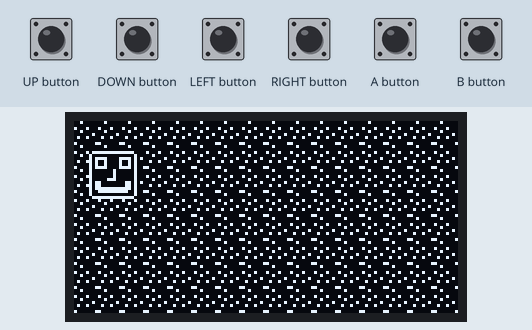
The sketch below on a simulated Arduboy, built with avr-gcc and run on an emulated ATmega32U4. Shown: 128×64 one-colour display. The test bench sets the inputs (shaded band).

Above: at 1.2 s.
1.3 s: DOWN button pressed for 1 s
At 2.4 s:
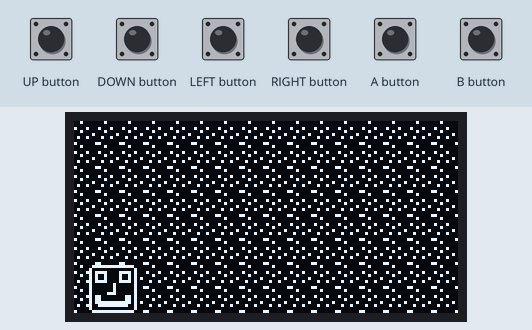
3.8 s: UP button pressed for 1 s
At 5.7 s:
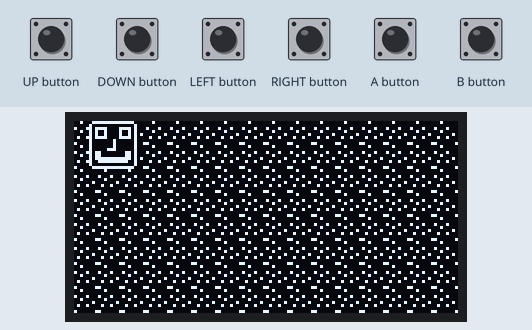
6.3 s: LEFT button pressed for 0.15 s
At 7.5 s:
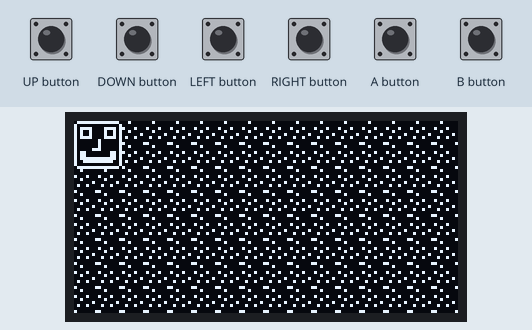
7.9 s: RIGHT button pressed for 0.15 s
At 8.4 s:
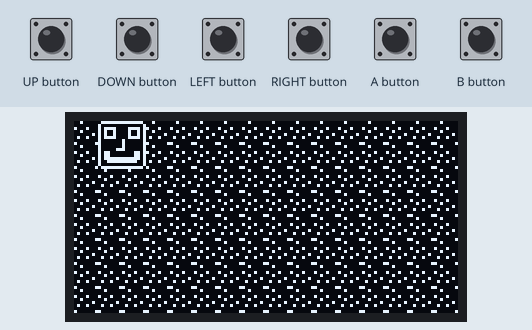
9.5 s: DOWN button pressed for 0.15 s
At 10.6 s:
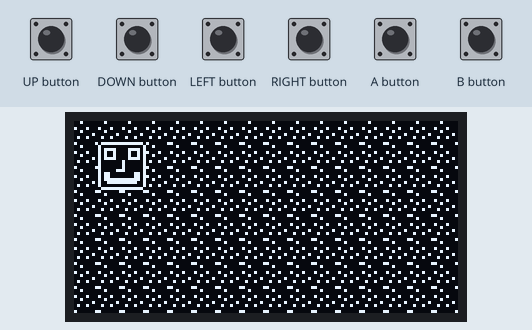
11.1 s: UP button pressed for 0.15 s
At 11.19 s:
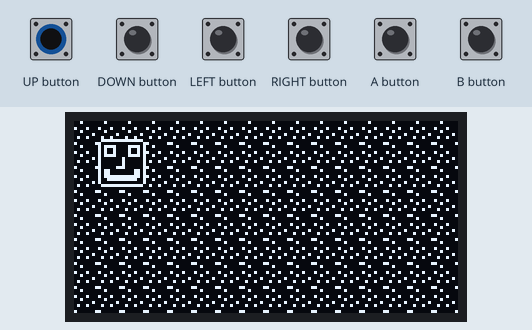
Timing chart, 0 to 13.7 s (numbered marks = the images above; inputs shaded):
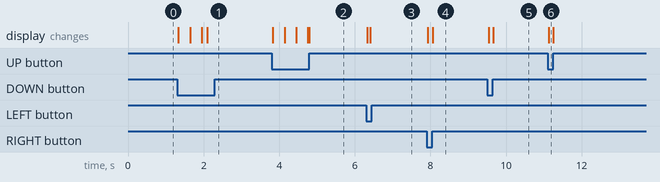

The sketch:

walk.ino
```cpp
#include <Arduboy2.h>

Arduboy2 arduboy;

int playerx = 5;
int playery = 10;

const unsigned char background[] PROGMEM  = {
  0x84, 0x20, 0x9, 0x00, 0x24, 0x00, 0x10, 0x80,
};

const unsigned char player[] PROGMEM  = {
  0xfe, 0x1,  0x3d, 0x25, 0x25, 0x3d, 0x1,  0x1,
  0xc1, 0x1,  0x3d, 0x25, 0x25, 0x3d, 0x1,  0xfe,
  0x7f, 0x80, 0x9c, 0xbc, 0xb0, 0xb0, 0xb2, 0xb2,
  0xb3, 0xb0, 0xb0, 0xb0, 0xbc, 0x9c, 0x80, 0x7f,
};

void setup()
{
  arduboy.begin();
  arduboy.clear();
}

void loop()
{
  arduboy.clear();
  if (arduboy.pressed(LEFT_BUTTON) && playerx > 0) playerx--;
  if (arduboy.pressed(RIGHT_BUTTON) && playerx < WIDTH - 16) playerx++;
  if (arduboy.pressed(UP_BUTTON) && playery > 0)   playery--;
  if (arduboy.pressed(DOWN_BUTTON) && playery < HEIGHT - 16)  playery++;
  // For each column on the screen
  for (int backgroundx = 0; backgroundx < 128; backgroundx = backgroundx + 8)
  {
    // For each row in the column
    for (int backgroundy = 0; backgroundy < 64; backgroundy = backgroundy + 8)
    {
      // Draw a background tile
      arduboy.drawBitmap(backgroundx, backgroundy, background, 8, 8, WHITE);
    }
  }
  // Draw black square
  arduboy.fillRect(playerx, playery, 16, 16, BLACK);
  // Draw player sprite
  arduboy.drawBitmap(playerx, playery, player, 16, 16, WHITE);
  arduboy.display();
}
```

Measured:
- after the input at 1.3 s, the display: first changes at once (image 1 shows a later state)
- after the input at 3.8 s, the display: first changes at once (image 2 shows a later state)
- after the input at 6.3 s, the display: first changes at once (image 3 shows a later state)
- after the input at 7.9 s, the display: first changes at once (image 4 shows a later state)
- after the input at 9.5 s, the display: first changes at once (image 5 shows a later state)
- after the input at 11.1 s, the display: changes at once (image 6)
